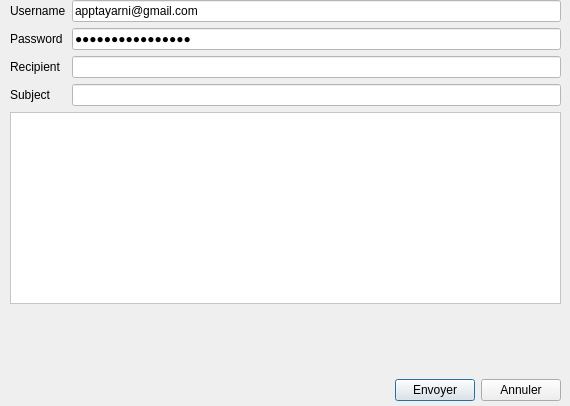
<?xml version="1.0" encoding="UTF-8"?>
<ui version="4.0">
 <class>Dialog_mailing</class>
 <widget class="QDialog" name="Dialog_mailing">
  <property name="geometry">
   <rect>
    <x>0</x>
    <y>0</y>
    <width>570</width>
    <height>406</height>
   </rect>
  </property>
  <property name="windowTitle">
   <string>Dialog</string>
  </property>
  <widget class="QWidget" name="layoutWidget">
   <property name="geometry">
    <rect>
     <x>10</x>
     <y>0</y>
     <width>551</width>
     <height>401</height>
    </rect>
   </property>
   <layout class="QVBoxLayout" name="verticalLayout">
    <item>
     <layout class="QFormLayout" name="formLayout">
      <item row="0" column="0">
       <widget class="QLabel" name="nomLabel">
        <property name="text">
         <string>Username</string>
        </property>
       </widget>
      </item>
      <item row="0" column="1">
       <widget class="QLineEdit" name="uname">
        <property name="styleSheet">
         <string notr="true">background-color: rgb(255, 255, 255);</string>
        </property>
        <property name="text">
         <string>apptayarni@gmail.com</string>
        </property>
        <property name="placeholderText">
         <string>votre email adresse</string>
        </property>
       </widget>
      </item>
      <item row="1" column="0">
       <widget class="QLabel" name="prenomLabel">
        <property name="text">
         <string>Password</string>
        </property>
       </widget>
      </item>
      <item row="1" column="1">
       <widget class="QLineEdit" name="passwd_2">
        <property name="styleSheet">
         <string notr="true">background-color: rgb(255, 255, 255);</string>
        </property>
        <property name="inputMask">
         <string/>
        </property>
        <property name="text">
         <string>bguhpdfmhbrmddne</string>
        </property>
        <property name="echoMode">
         <enum>QLineEdit::PasswordEchoOnEdit</enum>
        </property>
        <property name="placeholderText">
         <string>Password de votre email adresse</string>
        </property>
       </widget>
      </item>
      <item row="2" column="0">
       <widget class="QLabel" name="recipientLabel">
        <property name="text">
         <string>Recipient</string>
        </property>
       </widget>
      </item>
      <item row="2" column="1">
       <widget class="QLineEdit" name="recipient_2">
        <property name="styleSheet">
         <string notr="true">background-color: rgb(255, 255, 255);</string>
        </property>
       </widget>
      </item>
      <item row="3" column="0">
       <widget class="QLabel" name="subjectLabel">
        <property name="text">
         <string>Subject</string>
        </property>
       </widget>
      </item>
      <item row="3" column="1">
       <widget class="QLineEdit" name="subjectLineEdit_2">
        <property name="styleSheet">
         <string notr="true">background-color: rgb(255, 255, 255);</string>
        </property>
       </widget>
      </item>
     </layout>
    </item>
    <item>
     <widget class="QTextEdit" name="message_2">
      <property name="styleSheet">
       <string notr="true">background-color: rgb(255, 255, 255);</string>
      </property>
     </widget>
    </item>
    <item>
     <spacer name="verticalSpacer">
      <property name="orientation">
       <enum>Qt::Vertical</enum>
      </property>
      <property name="sizeHint" stdset="0">
       <size>
        <width>20</width>
        <height>40</height>
       </size>
      </property>
     </spacer>
    </item>
    <item>
     <layout class="QHBoxLayout" name="horizontalLayout">
      <item>
       <spacer name="horizontalSpacer">
        <property name="orientation">
         <enum>Qt::Horizontal</enum>
        </property>
        <property name="sizeHint" stdset="0">
         <size>
          <width>40</width>
          <height>20</height>
         </size>
        </property>
       </spacer>
      </item>
      <item>
       <widget class="QPushButton" name="envoyer_dialog_2">
        <property name="text">
         <string>Envoyer</string>
        </property>
       </widget>
      </item>
      <item>
       <widget class="QPushButton" name="annuler_mail_2">
        <property name="text">
         <string>Annuler</string>
        </property>
       </widget>
      </item>
     </layout>
    </item>
   </layout>
  </widget>
 </widget>
 <resources/>
 <connections/>
</ui>
